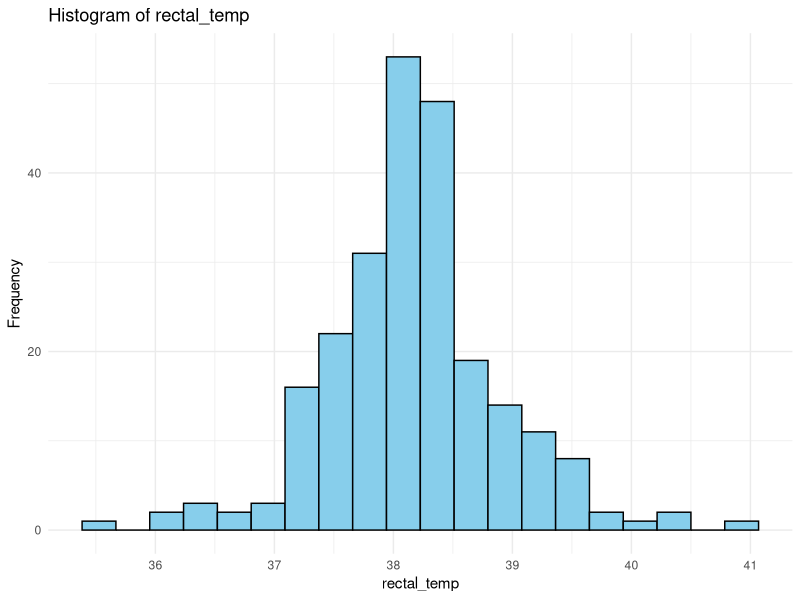
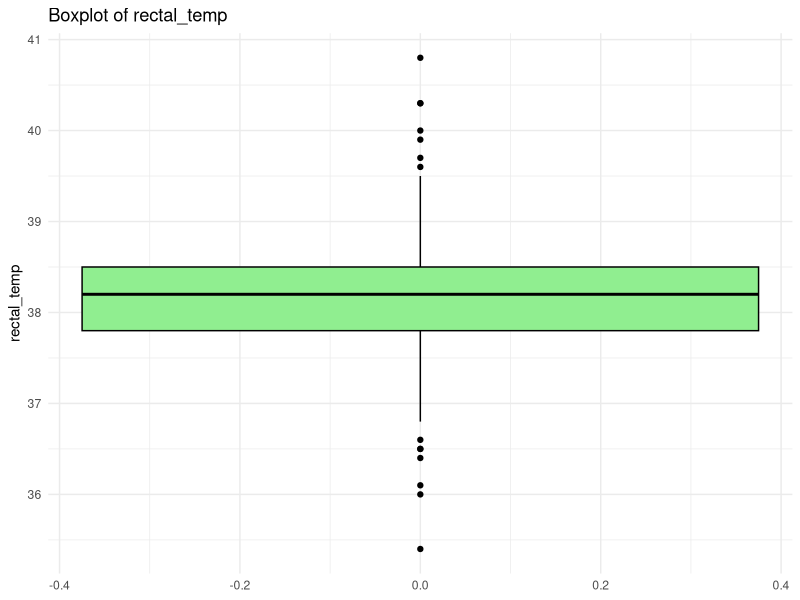

Source code (R) for these figures, in order:
# Load dataset
horse_data <- read.csv("data/horse.csv", colClasses = c(
  surgery = "factor",
  age = "factor",
  hospital_number = "integer",
  rectal_temp = "numeric",
  pulse = "integer",
  respiratory_rate = "numeric",
  temp_of_extremities = "factor",
  peripheral_pulse = "factor",
  mucous_membrane = "factor",
  capillary_refill_time = "factor",
  pain = "factor",
  peristalsis = "factor",
  abdominal_distention = "factor",
  nasogastric_tube = "factor",
  nasogastric_reflux = "factor",
  nasogastric_reflux_ph = "numeric",
  rectal_exam_feces = "factor",
  abdomen = "factor",
  packed_cell_volume = "numeric",
  total_protein = "numeric",
  abdomo_appearance = "factor",
  abdomo_protein = "factor",
  outcome = "factor",
  surgical_lesion = "factor",
  lesion_1 = "numeric",
  lesion_2 = "numeric",
  lesion_3 = "numeric",
  cp_data = "factor"
))

# Display the structure of the dataset
str(horse_data)

# View the first few rows of the dataset
head(horse_data)

# View the dataset in a separate viewer window
View(horse_data)

# Measures of Frequency
# Frequency table for categorical variables
cat_vars <- c("surgery", "age", "temp_of_extremities", "peripheral_pulse", 
              "mucous_membrane", "capillary_refill_time", "pain", 
              "peristalsis", "abdominal_distention", "nasogastric_tube", 
              "nasogastric_reflux", "rectal_exam_feces", "abdomen", 
              "abdomo_appearance", "abdomo_protein", "outcome", 
              "surgical_lesion", "cp_data")

cat_freq <- lapply(horse_data[cat_vars], table)
cat_freq_summary <- lapply(cat_freq, summary)

# Frequency table for numerical variables
num_vars <- c("rectal_temp", "pulse", "respiratory_rate", 
              "nasogastric_reflux_ph", "packed_cell_volume", "total_protein", 
              "lesion_1", "lesion_2", "lesion_3")

num_freq_summary <- lapply(horse_data[num_vars], summary)

# Print frequency tables
cat_freq_summary
num_freq_summary

# Measures of Central Tendency for Numerical Variables
num_vars <- c("rectal_temp", "pulse", "respiratory_rate", 
              "nasogastric_reflux_ph", "packed_cell_volume", "total_protein", 
              "lesion_1", "lesion_2", "lesion_3")

# Mean
num_means <- sapply(horse_data[num_vars], mean, na.rm = TRUE)

# Median
num_medians <- sapply(horse_data[num_vars], median, na.rm = TRUE)

# Mode (custom function)
get_mode <- function(x) {
  uniq_x <- unique(x)
  uniq_x[which.max(tabulate(match(x, uniq_x)))]
}
num_modes <- sapply(horse_data[num_vars], get_mode)

# Print measures of central tendency for numerical variables
num_central_tendency <- data.frame(mean = num_means, median = num_medians, mode = num_modes)
num_central_tendency

library(ggplot2)

# Numerical Variables
num_vars <- c("rectal_temp", "pulse", "respiratory_rate", 
              "nasogastric_reflux_ph", "packed_cell_volume", "total_protein", 
              "lesion_1", "lesion_2", "lesion_3")

# Create histograms for numerical variables
histograms <- lapply(num_vars, function(var) {
  ggplot(horse_data, aes_string(x = var)) +
    geom_histogram(fill = "skyblue", color = "black", bins = 20) +
    labs(title = paste("Histogram of", var), x = var, y = "Frequency") +
    theme_minimal()
})

# Create boxplots for numerical variables
boxplots <- lapply(num_vars, function(var) {
  ggplot(horse_data, aes_string(y = var)) +
    geom_boxplot(fill = "lightgreen", color = "black") +
    labs(title = paste("Boxplot of", var), y = var) +
    theme_minimal()
})

# Print histograms and boxplots
print(histograms[[1]])  # Print first histogram
print(boxplots[[1]])     # Print first boxplot

# Measures of Relationship

# Correlation analysis for numerical variables
num_vars <- c("rectal_temp", "pulse", "respiratory_rate", 
              "nasogastric_reflux_ph", "packed_cell_volume", "total_protein", 
              "lesion_1", "lesion_2", "lesion_3")

# Compute correlation matrix
num_correlation <- cor(horse_data[num_vars], use = "complete.obs")

# Print correlation matrix
num_correlation

# Contingency tables for categorical variables
cat_vars <- c("surgery", "age", "temp_of_extremities", "peripheral_pulse", 
              "mucous_membrane", "capillary_refill_time", "pain", 
              "peristalsis", "abdominal_distention", "nasogastric_tube", 
              "nasogastric_reflux", "rectal_exam_feces", "abdomen", 
              "abdomo_appearance", "abdomo_protein", "outcome", 
              "surgical_lesion", "cp_data")

# Compute contingency tables
cat_contingency_tables <- lapply(horse_data[cat_vars], table)

# Print contingency tables
cat_contingency_tables

# ANOVA (Analysis of Variance)

# Example: ANOVA for the 'age' variable (categorical) and the 'pulse' variable (numerical)
anova_result <- aov(pulse ~ age, data = horse_data)

# Print ANOVA table
summary(anova_result)


